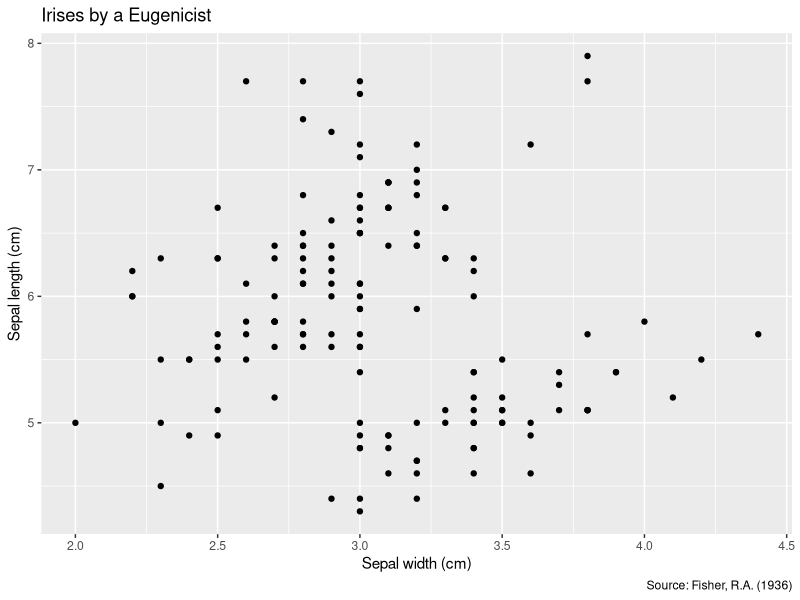
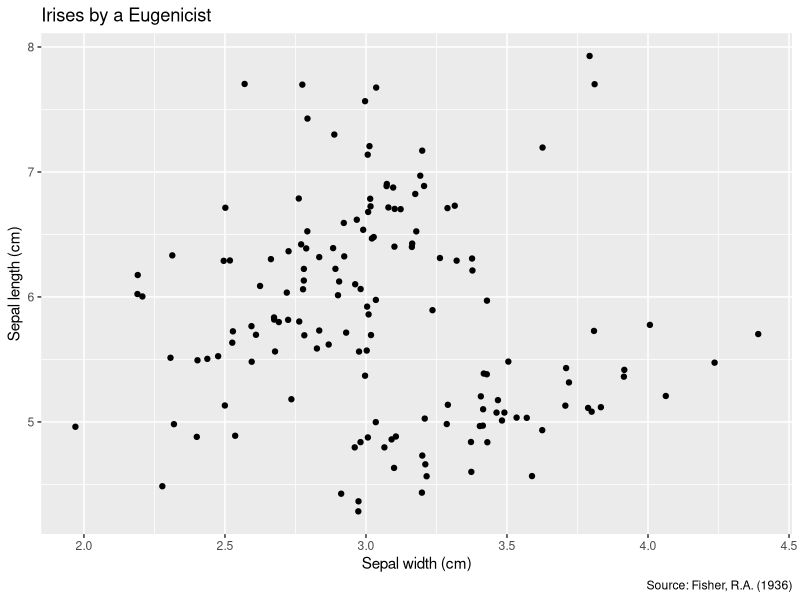
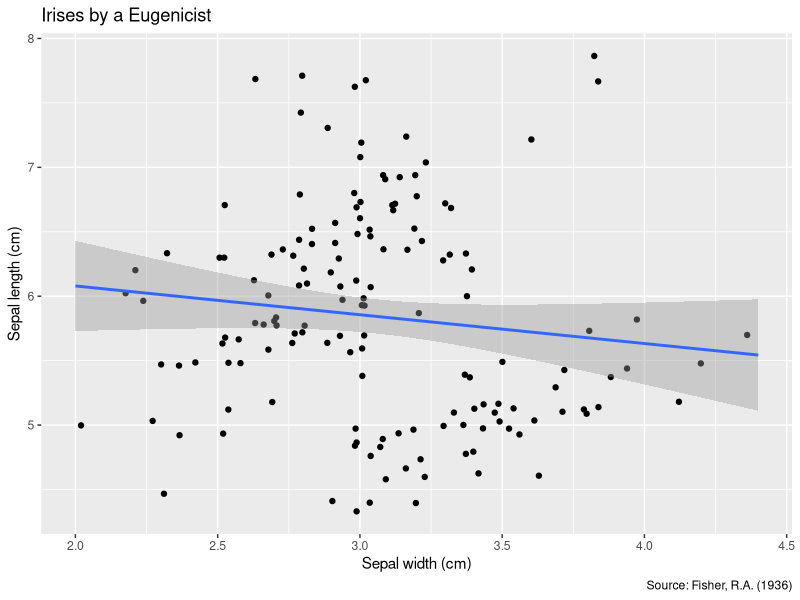
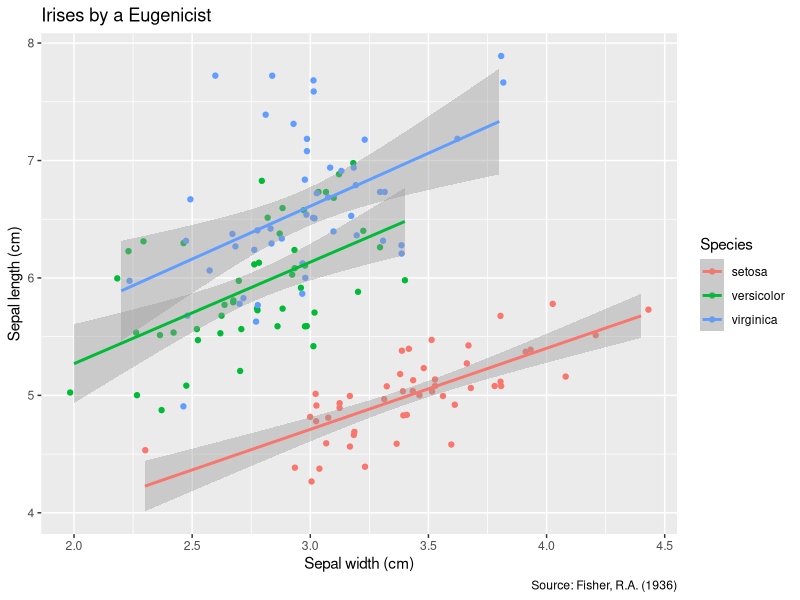
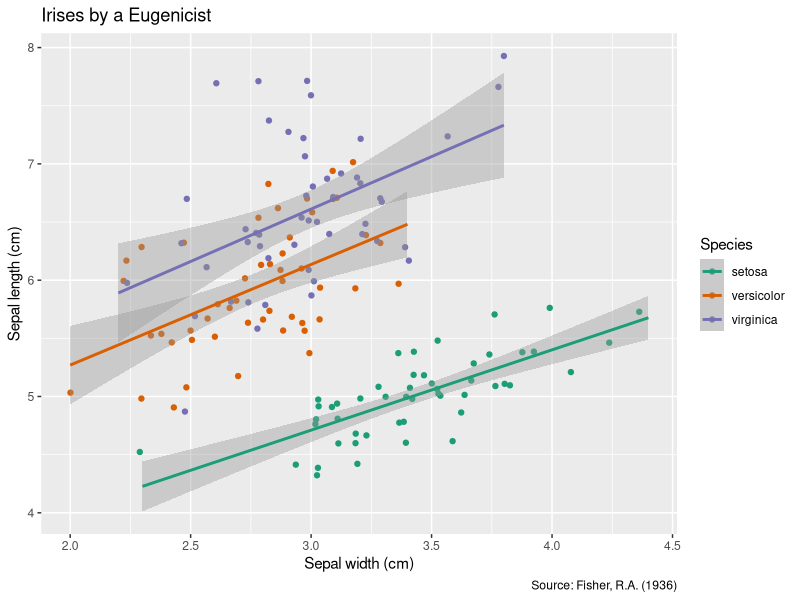

Here is the R script that generated these plots, in order:
## ---- chunk 1
#| label: setup
#| message: false
library(tidyverse)
## ---- chunk 2
glimpse(iris)
## ---- chunk 3
#aes = aesthatics
ggplot(iris, 
       aes(x = Sepal.Width, y = Sepal.Length)) +
  geom_point() + 
  labs(x = "Sepal width (cm)", 
       y = "Sepal length (cm)",
       title = "Irises by a Eugenicist",
       caption = "Source: Fisher, R.A. (1936)")
## ---- chunk 4
#add a little bit of noise to avoid overplotting, so we use geom_jitter
ggplot(iris, 
       aes(x = Sepal.Width, y = Sepal.Length)) +
  geom_jitter() + 
  labs(x = "Sepal width (cm)", 
       y = "Sepal length (cm)",
       title = "Irises by a Eugenicist",
       caption = "Source: Fisher, R.A. (1936)")
## ---- chunk 5
#add a little bit of noise to avoid overploting, so we use geom_jitter
ggplot(iris, 
       aes(x = Sepal.Width, y = Sepal.Length)) +
  geom_jitter() + 
  geom_smooth(method = "lm") +
  labs(x = "Sepal width (cm)", 
       y = "Sepal length (cm)",
       title = "Irises by a Eugenicist",
       caption = "Source: Fisher, R.A. (1936)")
## ---- chunk 6
#add a little bit of noise to avoid overploting, so we use geom_jitter
ggplot(iris, 
       aes(x = Sepal.Width, y = Sepal.Length, color = Species)) +
  geom_jitter() + 
  geom_smooth(method = "lm") +
  labs(x = "Sepal width (cm)", 
       y = "Sepal length (cm)",
       title = "Irises by a Eugenicist",
       caption = "Source: Fisher, R.A. (1936)")
## ---- chunk 7
#add a little bit of noise to avoid overploting, so we use geom_jitter
ggplot(iris, 
       aes(x = Sepal.Width, y = Sepal.Length, color = Species)) +
  geom_jitter() + 
  geom_smooth(method = "lm") +
  labs(x = "Sepal width (cm)", 
       y = "Sepal length (cm)",
       title = "Irises by a Eugenicist",
       caption = "Source: Fisher, R.A. (1936)") + scale_color_brewer(palette = "Dark2")
